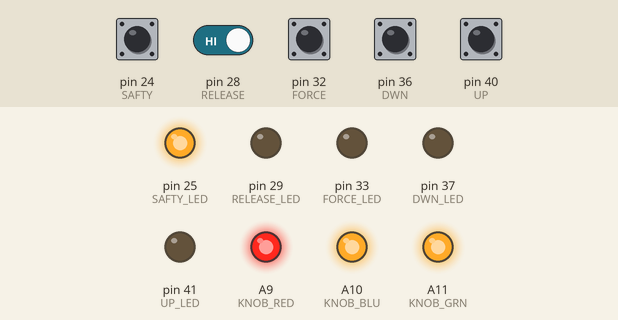
Bench run of a sketch on a simulated Arduino Mega 2560, built with avr-gcc and run on an emulated ATmega2560. Parts: output pins drawn as LEDs (lit = HIGH). The test bench sets the inputs (shaded band); at power-on: pin 24 (SAFTY), pin 28 (RELEASE), pin 32 (FORCE), pin 36 (DWN), pin 40 (UP) HIGH. Storage starts empty.

Above: at 2.2 s.
2.3 s: pin 24 (SAFTY) pulled LOW for 0.15 s
At 2.44 s:
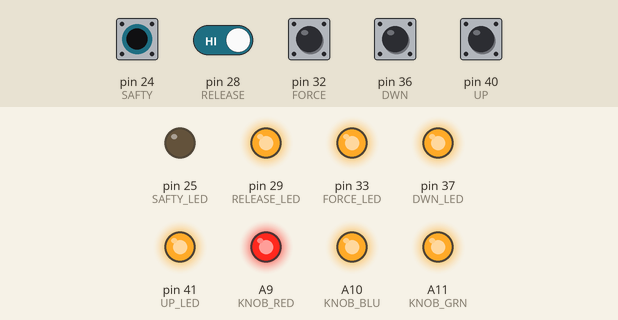
4.0 s: pin 24 (SAFTY) driven LOW and pin 28 (RELEASE) driven LOW
At 5.1 s:
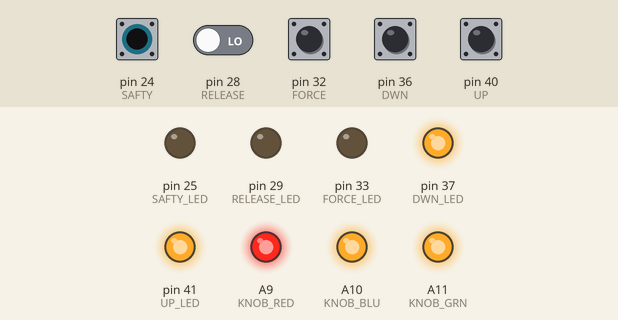
5.5 s: pin 32 (FORCE) pulled LOW for 0.15 s
At 6.9 s:
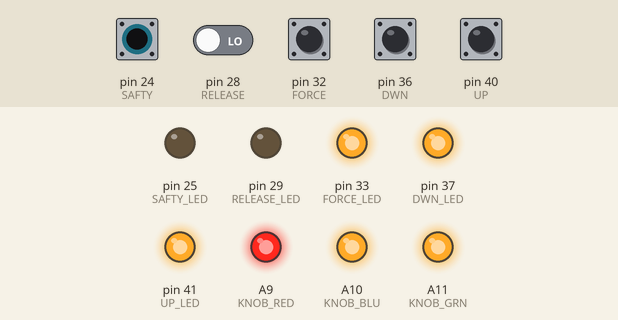
7.2 s: pin 36 (DWN) pulled LOW for 0.15 s
At 7.3 s:
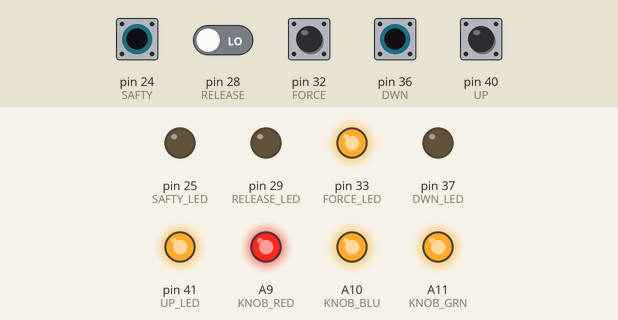
8.8 s: pin 40 (UP) pulled LOW for 0.15 s
At 8.92 s:
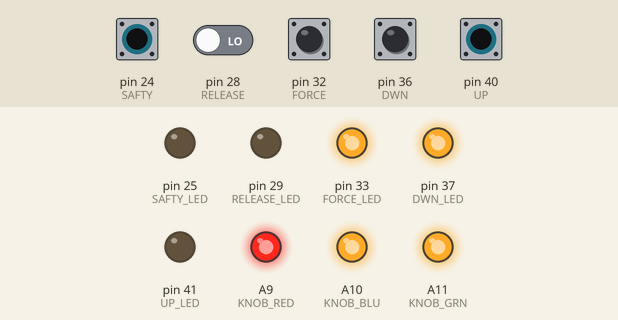
10.4 s: pin 24 (SAFTY) driven HIGH
At 11.2 s:
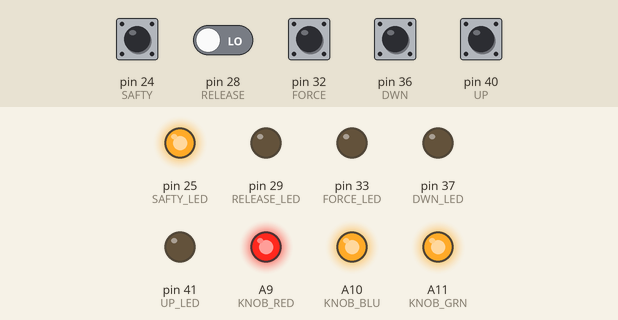
Timing chart, 0 to 12.9 s (numbered marks = the images above; inputs shaded):
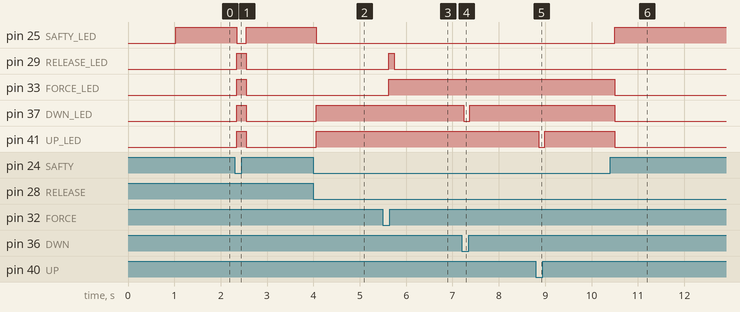

The sketch:

Controller.ino
```cpp
#include <SD.h>

//serial LCD codes
#define CTRL1 0xFE
#define CTRL2 0x7C

#define CLEAR 0x01

#define SETCURS 0x80
#define LINE1 SETCURS
#define LINE2 SETCURS+64
#define LINE3 SETCURS+20
#define LINE4 SETCURS+84
//end serial LCD codes
#define LINE_LEN 20
#define LCD_DELAY 1000

//knob encoder
#define KNOB_BTN 4
#define KNOB_ENCA 2
#define KNOB_ENCB 3

#define KNOB_RED A9
#define KNOB_GRN A11
#define KNOB_BLU A10

//buttons
#define SAFTY 24
#define SAFTY_LED 25
#define UP 40
#define UP_LED 41
#define DWN 36
#define DWN_LED 37
#define RELEASE 28
#define RELEASE_LED 29
#define FORCE 32
#define FORCE_LED 33

//timing  in ms
#define time_t unsigned long
#define LCD_UPDATE_PERIOD 1000  //remove
#define BUTTONS_PERIOD 100

#define MAX_LINE_LEN 30

//LCD on pin 18
#define LCD_BOOT_TIME 500
#define LCD Serial1
#define CART Serial3

//sd card
#define DATA_HEADER  "Track Distance(ft), Force (lb), Gauge (in)"

#define SD_PIN 53
#define SD_FILENAME ((char*)"Data")
#define SD_EXT ((char*)".csv")
#define SD_OK 0
#define SD_FAIL_INIT 1
#define SD_FAIL_FILE 2

int SDStatus = SD_OK;
volatile int SD_filenum = 0;

//time
#define TIME_DIG 5
#define CON_TIMEOUT 5000


void setupKnob(){
  pinMode(KNOB_BTN, INPUT);

  pinMode(KNOB_RED, OUTPUT);
  pinMode(KNOB_GRN, OUTPUT);
  pinMode(KNOB_BLU, OUTPUT);

  digitalWrite(KNOB_RED, HIGH);
  digitalWrite(KNOB_GRN, HIGH);
  digitalWrite(KNOB_BLU, HIGH);

}

void knobISR(){
  if(!digitalRead(KNOB_ENCA)){  //to prevent double positive counts ISR triggered on B falling if A was high (causing double count)
    if(!digitalRead(KNOB_ENCB)){
      SD_filenum++;
    }else{
      SD_filenum--;
    }
  }
}

void setupBtns(){
  pinMode(SAFTY, INPUT_PULLUP);
  pinMode(SAFTY_LED, OUTPUT);
  digitalWrite(SAFTY_LED, LOW);

  pinMode(UP, INPUT_PULLUP);
  pinMode(UP_LED, OUTPUT);
  digitalWrite(UP_LED, LOW);

  pinMode(DWN, INPUT_PULLUP);
  pinMode(DWN_LED, OUTPUT);
  digitalWrite(DWN_LED, LOW);

  pinMode(RELEASE, INPUT_PULLUP);
  pinMode(RELEASE_LED, OUTPUT);
  digitalWrite(RELEASE_LED, LOW);

  pinMode(FORCE, INPUT_PULLUP);
  pinMode(FORCE_LED, OUTPUT);
  digitalWrite(FORCE_LED, LOW);

}

void setupSD(){
  File openFile;
  String tempStr;

  if (!SD.begin(SD_PIN)) {  //defaults to pin 53
    SDStatus = SD_FAIL_INIT;
  }else{
      tempStr = SD_FILENAME + String(SD_filenum);
      tempStr = tempStr + SD_EXT;
    if(openFile = SD.open(tempStr, FILE_WRITE)){
      openFile.println(DATA_HEADER);
      openFile.close();
    }else{
      SDStatus = SD_FAIL_FILE;
    }
  }
}

void setup()
{
  LCD.begin(9600);
  LCD.flush();

  CART.begin(9600);
  CART.flush();

  //debug
  Serial.begin(9600);
  Serial.flush();

  // wait for display to boot up
  delay(LCD_DELAY);
  LCD.write(CTRL1);
  LCD.write(CLEAR);

  setupBtns();
  setupSD();
  //enable ISR for knob encoder
  setupKnob();
}

void writeToLCD(char* line){
  //to skip over leading D
  line++;
  String tempStr;

  //File name and status
  LCD.write(CTRL1);
  LCD.write(LINE1);
  LCD.write("File: ");
  if(SDStatus == SD_OK){
    tempStr = SD_FILENAME + SD_filenum;
    tempStr = tempStr + SD_EXT;
    LCD.print(tempStr);
  }else if (SDStatus == SD_FAIL_INIT){
    LCD.write("SD ERR");
  }else if(SDStatus == SD_FAIL_FILE){
    LCD.write("FILE ERR");
  }else{
    LCD.write("OTHER ERR");
  }

  //time
  LCD.write(CTRL1);
  LCD.write(LINE1+LINE_LEN-TIME_DIG);
  LCD.print(millis()/1000);


  //Dist
  LCD.write(CTRL1);
  LCD.write(LINE2);
  LCD.write("Dist: ");
  while(*line != ','){
    LCD.write(*line++);
  }
  line++;
  LCD.write(" ft");


  //Force
  LCD.write(CTRL1);
  LCD.write(LINE3);
  LCD.write("Force: ");
  while(*line != ','){
    LCD.write(*line++);
  }
  line++;
  LCD.write(" lb");

  //Gauge
  LCD.write(CTRL1);
  LCD.write(LINE4);
  LCD.write("Gauge: ");
  while(*line != '\0'){
    LCD.write(*line++);
  }
  LCD.write(" in");
}

int check_line(char* line, int len){
  if(line[0] != 'D' || line[len-1] != '\0'){
    return 0;
  }
  return 1;
}

void readCartData(){
  static char line[MAX_LINE_LEN];
  static char len = 0;
  static time_t nextNCTime = 0;

  if(0 < CART.available()){
    line[len++] = CART.read();
  }
  if(line[len-1] == '\n' || len >= MAX_LINE_LEN){
    line[len-1]='\0';
    if(check_line(line, len)){
      LCD.write(CTRL1);
      LCD.write(CLEAR);
      //Serial.print("valid -- ");
      //Serial.println(line);
      writeToLCD(line);
      writeToFile(line);
      nextNCTime = millis() + CON_TIMEOUT;
    }
    //reset
    len = 0;
  }else{
    //not connected
    if(nextNCTime < millis()){
      writeToLCD((char*)"DNC,NC,NC");
      nextNCTime = CON_TIMEOUT;
    }
  }
}

void writeToFile(char* line){
  File openFile;
  String tempStr;

  //if SD card was inited
  if(SDStatus != SD_FAIL_INIT){
    tempStr = SD_FILENAME + String(SD_filenum);
    tempStr = tempStr + SD_EXT;
    if(openFile = SD.open(tempStr, FILE_WRITE)){
      openFile.println(line);
      openFile.close();
    }else{
      SDStatus = SD_FAIL_FILE;
    }
  }
}

void checkPistonButtons(){
  //vertical piston
  if(!digitalRead(UP) && digitalRead(DWN)){
    digitalWrite(UP_LED, LOW);
    CART.write("R0");
  }else if(digitalRead(UP) && !digitalRead(DWN)){
    digitalWrite(DWN_LED, LOW);
    CART.write("R1");
  }else{
    digitalWrite(UP_LED, HIGH);
    digitalWrite(DWN_LED, HIGH);
  }

  //force piston
  if(!digitalRead(RELEASE) && digitalRead(FORCE)){
    CART.write("F0");
    digitalWrite(RELEASE_LED, LOW);
  }else if(digitalRead(RELEASE) && !digitalRead(FORCE)){
    CART.write("F1");
    digitalWrite(FORCE_LED, LOW);
  }else{
    digitalWrite(RELEASE_LED, HIGH);
    digitalWrite(FORCE_LED, HIGH);
  }
}

void sendButtons(){
  static time_t nextUpdate=LCD_BOOT_TIME;

  if(millis() > nextUpdate ) {
    if(digitalRead(SAFTY)){
      //safty button not pressed
      digitalWrite(SAFTY_LED, HIGH);
      digitalWrite(UP_LED, LOW);
      digitalWrite(DWN_LED, LOW);
      digitalWrite(RELEASE_LED, LOW);
      digitalWrite(FORCE_LED, LOW);
    }else{
      //safty button pressed
      digitalWrite(SAFTY_LED, LOW);
      checkPistonButtons();
    }
    nextUpdate=millis()+BUTTONS_PERIOD;
  }
}

void loop(){
  sendButtons();

  //updateLCD();
  readCartData();
}
```

Measured:
- after the input at 2.3 s, pin 25 (SAFTY_LED): HIGH → LOW after 0.05 s, → HIGH 0.20 s later; pin 29 (RELEASE_LED), pin 33 (FORCE_LED), pin 37 (DWN_LED), pin 41 (UP_LED): LOW → HIGH after 0.05 s, → LOW 0.20 s later
- after the input at 4.0 s, pin 25 (SAFTY_LED): HIGH → LOW after 0.06 s; pin 37 (DWN_LED), pin 41 (UP_LED): LOW → HIGH after 0.06 s
- after the input at 5.5 s, pin 29 (RELEASE_LED): LOW → HIGH after 0.12 s, → LOW 0.12 s later; pin 33 (FORCE_LED): LOW → HIGH after 0.12 s
- after the input at 7.2 s, pin 37 (DWN_LED): HIGH → LOW at once, → HIGH 0.12 s later
- after the input at 8.8 s, pin 41 (UP_LED): HIGH → LOW after 0.07 s, → HIGH 0.12 s later
- after the input at 10.4 s, pin 25 (SAFTY_LED): LOW → HIGH after 0.10 s; pin 33 (FORCE_LED), pin 37 (DWN_LED), pin 41 (UP_LED): HIGH → LOW after 0.10 s
